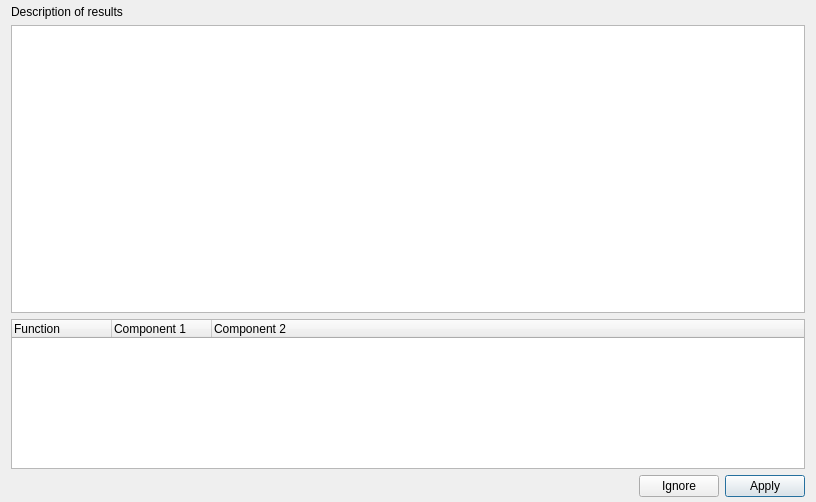
<?xml version="1.0" encoding="UTF-8"?>
<ui version="4.0">
 <class>LinkEditor</class>
 <widget class="QDialog" name="LinkEditor">
  <property name="geometry">
   <rect>
    <x>0</x>
    <y>0</y>
    <width>816</width>
    <height>502</height>
   </rect>
  </property>
  <property name="windowTitle">
   <string>Link Wizard</string>
  </property>
  <property name="sizeGripEnabled">
   <bool>false</bool>
  </property>
  <layout class="QVBoxLayout" name="verticalLayout">
   <property name="topMargin">
    <number>5</number>
   </property>
   <property name="bottomMargin">
    <number>5</number>
   </property>
   <item>
    <widget class="QLabel" name="label">
     <property name="text">
      <string>Description of results</string>
     </property>
     <property name="wordWrap">
      <bool>true</bool>
     </property>
    </widget>
   </item>
   <item>
    <widget class="DataGraphWidget" name="graph_widget">
     <property name="sizePolicy">
      <sizepolicy hsizetype="Preferred" vsizetype="Expanding">
       <horstretch>0</horstretch>
       <verstretch>0</verstretch>
      </sizepolicy>
     </property>
     <property name="minimumSize">
      <size>
       <width>0</width>
       <height>200</height>
      </size>
     </property>
     <property name="verticalScrollBarPolicy">
      <enum>Qt::ScrollBarAlwaysOff</enum>
     </property>
     <property name="horizontalScrollBarPolicy">
      <enum>Qt::ScrollBarAlwaysOff</enum>
     </property>
    </widget>
   </item>
   <item>
    <widget class="QTreeWidget" name="current_links">
     <property name="minimumSize">
      <size>
       <width>300</width>
       <height>0</height>
      </size>
     </property>
     <property name="maximumSize">
      <size>
       <width>16777215</width>
       <height>150</height>
      </size>
     </property>
     <property name="selectionMode">
      <enum>QAbstractItemView::MultiSelection</enum>
     </property>
     <column>
      <property name="text">
       <string>Function</string>
      </property>
     </column>
     <column>
      <property name="text">
       <string>Component 1</string>
      </property>
     </column>
     <column>
      <property name="text">
       <string>Component 2</string>
      </property>
     </column>
    </widget>
   </item>
   <item>
    <layout class="QHBoxLayout" name="horizontalLayout">
     <item>
      <spacer name="horizontalSpacer_2">
       <property name="orientation">
        <enum>Qt::Horizontal</enum>
       </property>
       <property name="sizeHint" stdset="0">
        <size>
         <width>40</width>
         <height>20</height>
        </size>
       </property>
      </spacer>
     </item>
     <item>
      <widget class="QPushButton" name="button_ignore">
       <property name="text">
        <string>Ignore</string>
       </property>
      </widget>
     </item>
     <item>
      <widget class="QPushButton" name="button_apply">
       <property name="text">
        <string>Apply</string>
       </property>
       <property name="default">
        <bool>true</bool>
       </property>
       <property name="flat">
        <bool>false</bool>
       </property>
      </widget>
     </item>
    </layout>
   </item>
  </layout>
 </widget>
 <customwidgets>
  <customwidget>
   <class>DataGraphWidget</class>
   <extends>QGraphicsView</extends>
   <header>glue.dialogs.link_editor.qt.data_graph</header>
   <container>1</container>
  </customwidget>
 </customwidgets>
 <resources/>
 <connections/>
</ui>
